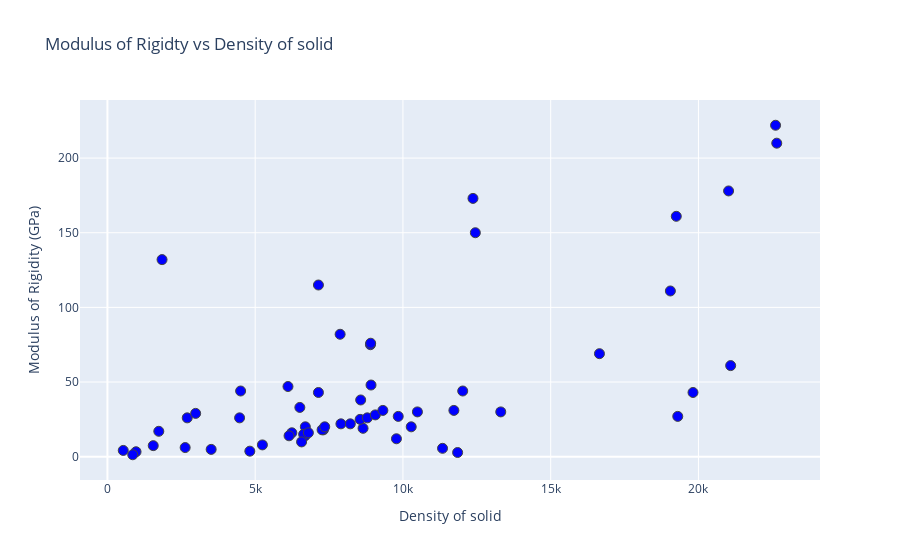

The code cell stored with this chart in its notebook:
### Code cell
import plotly 
import plotly.graph_objs as go

from plotly.offline import iplot
plotly.offline.init_notebook_mode(connected=True)



layout = go.Layout(title = "Modulus of Rigidty vs Density of solid",xaxis= dict(title= 'Density of solid'), 
                   yaxis= dict(title= 'Modulus of Rigidity (GPa)'))



trace = go.Scatter(x = df['density_of_solid'], y = df['rigidity_modulus'], mode = 'markers'
                  , marker = dict(size= 10, line= dict(width=1), color= 'Blue'))

data = [trace] 

fig= go.Figure(data, layout=layout)
iplot(fig)

### Figure 1 — Plotly figure (JSON) as saved in the notebook; plotly's stock layout.template omitted (floating-point values rounded to 4 significant figures)
{"data": [{"marker": {"color": "Blue", "line": {"width": 1}, "size": 10}, "mode": "markers", "type": "scatter", "x": [null, null, 535, 1848, 2460, 2267, null, null, null, null, 968, 1738, 2700, 2330, 1823, 1960, null, null, 856, 1550, 2985, 4507, 6110, 7140, 7470, 7874, 8900, 8908, 8920, 7140, 5904, 5323, 5727, 4819, null, null, 1532, 2630, 4472, 6511, 8570, 10280, 11500, 12370, 12450, 12023, 10490, 8650, 7310, 7310, 6697, 6240, 4940, null, 1879, 3510, 13310, 16650, 19250, 21020, 22610, 22650, 21090, 19300, null, 11850, 11340, 9780, 6146, 6689, 6640, 6800, 7264, 7353, 5244, 7901, 8219, 8551, 8795, 9066, 9321, 6570, 9841, 10070, 11724, 15370, 19050, 20450, 19816], "y": [null, null, 4.2, 132, null, null, null, null, null, null, 3.3, 17, 26, null, null, null, null, null, 1.3, 7.4, 29, 44, 47, 115, null, 82, 75, 76, 48, 43, null, null, null, 3.7, null, null, null, 6.1, 26, 33, 38, 20, null, 173, 150, 44, 30, 19, null, 18, 20, 16, null, null, null, 4.9, 30, 69, 161, 178, 222, 210, 61, 27, null, 2.8, 5.6, 12, 14, 14, 15, 16, 18, 20, 7.9, 22, 22, 25, 26, 28, 31, 9.9, 27, null, 31, null, 111, null, 43]}], "layout": {"title": {"text": "Modulus of Rigidty vs Density of solid"}, "xaxis": {"title": {"text": "Density of solid"}}, "yaxis": {"title": {"text": "Modulus of Rigidity (GPa)"}}}}
